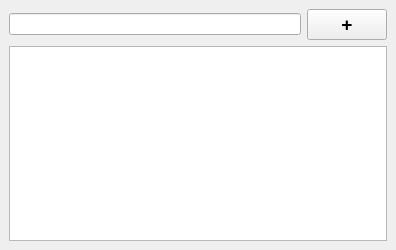
<?xml version="1.0" encoding="UTF-8"?>
<ui version="4.0">
 <class>MainWindow</class>
 <widget class="QMainWindow" name="MainWindow">
  <property name="geometry">
   <rect>
    <x>0</x>
    <y>0</y>
    <width>396</width>
    <height>250</height>
   </rect>
  </property>
  <property name="windowTitle">
   <string>MainWindow</string>
  </property>
  <widget class="QWidget" name="centralwidget">
   <layout class="QVBoxLayout" name="verticalLayout">
    <item>
     <layout class="QHBoxLayout" name="gridLayout">
      <item>
       <widget class="QLineEdit" name="tb_new_task"/>
      </item>
      <item>
       <widget class="QPushButton" name="pushButton">
        <property name="sizePolicy">
         <sizepolicy hsizetype="Preferred" vsizetype="Fixed">
          <horstretch>0</horstretch>
          <verstretch>0</verstretch>
         </sizepolicy>
        </property>
        <property name="minimumSize">
         <size>
          <width>0</width>
          <height>30</height>
         </size>
        </property>
        <property name="maximumSize">
         <size>
          <width>16777215</width>
          <height>16777215</height>
         </size>
        </property>
        <property name="font">
         <font>
          <pointsize>14</pointsize>
          <bold>true</bold>
         </font>
        </property>
        <property name="text">
         <string>+</string>
        </property>
       </widget>
      </item>
     </layout>
    </item>
    <item>
     <widget class="QTextEdit" name="tb_new_desc"/>
    </item>
    <item>
     <layout class="QGridLayout" name="gl_tasks"/>
    </item>
   </layout>
  </widget>
 </widget>
 <resources/>
 <connections/>
</ui>
